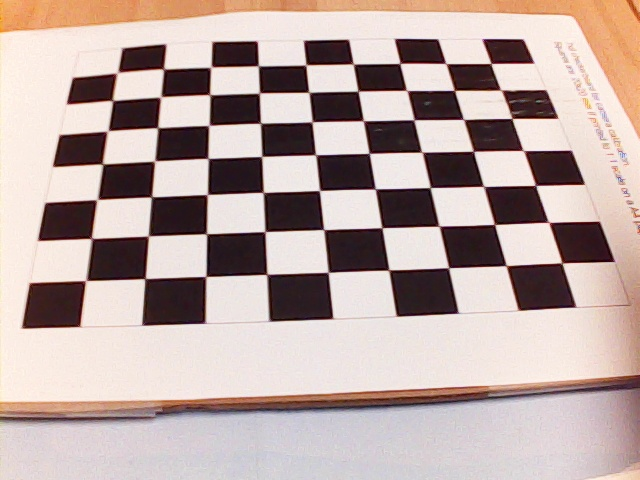
#> input picture SavedImage6.jpg, 640 x 480 px, given in place of the camera
$ jupyter execute --allow-errors CaptureImage.ipynb
#> lines starting #> are read from the running program, lines starting #| are printed output that depends on the picture; after the words box and inside, x2 and y2 are one past the last pixel; in counts of white or black regions, pixels touching at a corner belong together
[cell 1]
import time
import enum
import math
import numpy as np
from Arm_Lib import Arm_Device
import cv2
import ipywidgets.widgets as widgets
import os
import glob
#> (the rest of this cell did not finish here and is left out)

[cell 2]
# Captuure and Display Image
# [8 lines left out: function captureImage, not called in this run]

def captureImage_new():
    for i in range(5):
        time.sleep(0.25)
        camera = cv2.VideoCapture(0)
        if camera is not None:
            ret, image = camera.read()
            if ret:
                return ret, image

# [5 lines left out: function displayImage, not called in this run]

[cell 3]
def move_joints(q, speedtime=100):
    for jnum in range(1, q.shape[0]+1):
        dofbot.moveJoint(jnum, q[jnum-1], speedtime)
        time.sleep(0.05)

[cell 4]
# [10 lines left out: function take_pictures, not called in this run]

[cell 5]
q_initial = np.array([90, 90, 45, 0, 90, 90])
#> (the rest of this cell did not finish here and is left out)


#take_pictures()

# termination criteria
criteria = (cv2.TERM_CRITERIA_EPS + cv2.TERM_CRITERIA_MAX_ITER, 30, 0.001)

# prepare object points, like (0,0,0), (1,0,0), (2,0,0) ....,(6,5,0)
objp = np.zeros((9*7,3), np.float32)
objp[:,:2] = np.mgrid[0:9,0:7].T.reshape(-1,2)

# Arrays to store object points and image points from all the images.
objpoints = [] # 3d point in real world space
imgpoints = [] # 2d points in image plane.

images = glob.glob('*.jpg')
img = cv2.imread('SavedImage0.jpg')
gray = cv2.cvtColor(img, cv2.COLOR_BGR2GRAY)


for fname in images:
    img = cv2.imread(fname)
    # Find the chess board corners
    gray = cv2.cvtColor(img, cv2.COLOR_BGR2GRAY)
    ret, corners = cv2.findChessboardCorners(gray, (9,7), None)
    # If found, add object points, image points (after refining them)
    if ret == True:
        objpoints.append(objp)
        corners2 = cv2.cornerSubPix(gray,corners, (20,20), (-1,-1), criteria)
        imgpoints.append(corners2)
        # [8 lines of commented-out code are left out]
ret, mtx, dist, rvecs, tvecs = cv2.calibrateCamera(objpoints, imgpoints, gray.shape[::-1], None, None)
print("DISTORTION COEFFICENTS")
print(dist)
# Undistortion
img = cv2.imread('SavedImage2.jpg')
h,  w = img.shape[:2]
newcameramtx, roi = cv2.getOptimalNewCameraMatrix(mtx, dist, (w,h), 1, (w,h))
#print(newcameramtx)
#cv2.imwrite('test.jpg', img)
dst = cv2.undistort(img, mtx, dist, None, newcameramtx)

# crop the image
x, y, w, h = roi
dst = dst[y:y+h, x:x+w]
cv2.imwrite('calibresult.png', dst)

# Re-projection error
mean_error = 0
for i in range(len(objpoints)):
    imgpoints2, _ = cv2.projectPoints(objpoints[i], rvecs[i], tvecs[i], mtx, dist)
    error = cv2.norm(imgpoints[i], imgpoints2, cv2.NORM_L2)/len(imgpoints2)
    mean_error += error
print( "total error: {}".format(mean_error/len(objpoints)) )

q_initial = np.array([90, 90, 45, 0, 90, 90])
move_joints(q_initial, 500)
print("OLD CAMERA MATRIX")
print(mtx)
print("CAMERA MATRIX")
print(newcameramtx)
print("DISTORTION")
print(roi)

[cell 6]
def dist():
    ret, frame = captureImage_new()
#> in captureImage_new, image is the input picture: shape (480, 640, 3); mean B, G, R 163.8, 168.2, 186.8
#> ret = True
    #crop_img = frame[60:120, 0:160] # SEE IF THIS IS NECESSARY, MIGHT NOT BE
    #print("Width:", len(frame))       # Width of image is 680
    #print("Height:", len(frame[0]))   # Height of image is 480

    gray = cv2.cvtColor(frame, cv2.COLOR_BGR2GRAY)
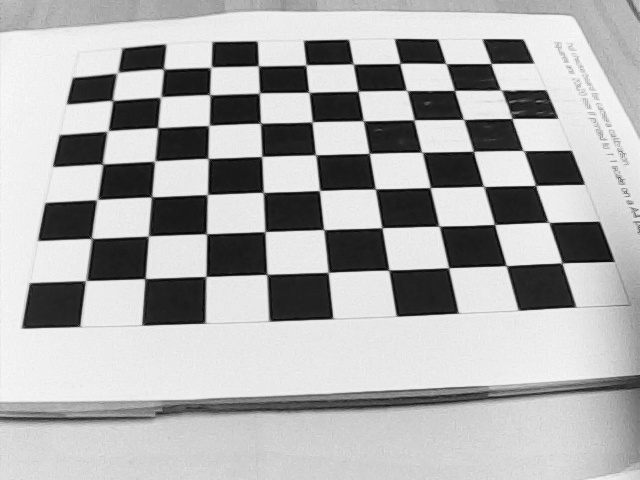
#> gray: shape (480, 640); min 2, max 248, mean 173.3
    blur = cv2.GaussianBlur(gray, (5,5), 0) # Constants might need to be changed here
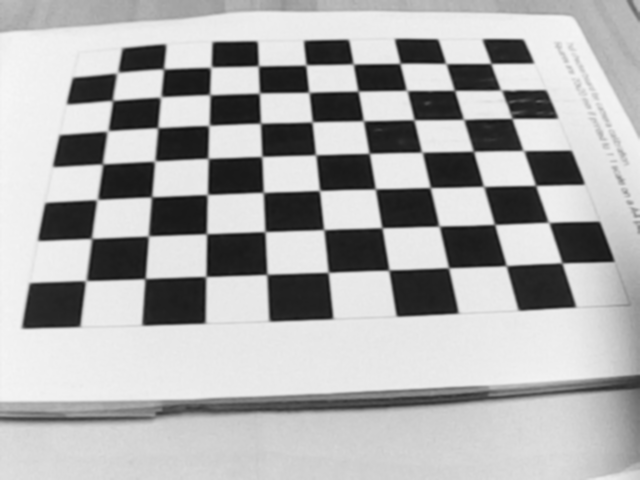
#> blur: shape (480, 640); min 18, max 246, mean 173.3
    ret, thresh = cv2.threshold(blur, 60, 255, cv2.THRESH_BINARY_INV)
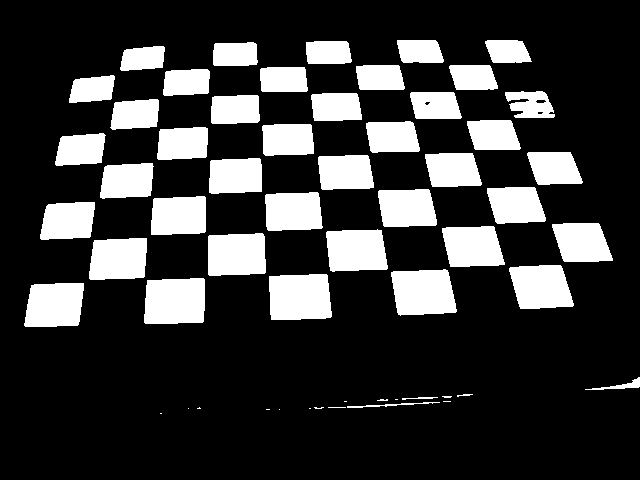
#> thresh: shape (480, 640); 21.3% white; 57 white regions (13 under 20 px)

    contours, hierarchy = cv2.findContours(thresh.copy(), 1, cv2.CHAIN_APPROX_NONE)
#> contours = 60 contours, 17 with area under 20; largest, box (x1, y1, x2, y2) and area: (269, 274, 332, 320) 2581, (144, 278, 205, 324) 2542, (391, 269, 457, 316) 2480, (24, 283, 84, 327) 2240, (208, 233, 266, 276) 2238

    # Select the largest contour and find its center
    if len(contours) > 0:
        c = max(contours, key=cv2.contourArea)
#> c = contour of 202 points, box (x1, y1, x2, y2) (269, 274, 332, 320), area 2581
        M = cv2.moments(c)
#> M = moments, m00 2581, centre m10/m00, m01/m00 = (299.4, 296.8)
        # [7 lines of commented-out code are left out]

        cv2.line(frame,(320,468),(320,478),(255,0,0),1)
#> frame: shape (480, 640, 3); under 0.01% of pixels changed, all inside (x1, y1, x2, y2) = (320, 468, 321, 479)
        cv2.line(frame,(300,478),(340,478),(255,0,0),1)
#> frame: shape (480, 640, 3); mean B, G, R 163.8, 168.2, 186.8
        cv2.drawContours(frame, max(contours, key=cv2.contourArea), -1, (0, 255, 0), 1)
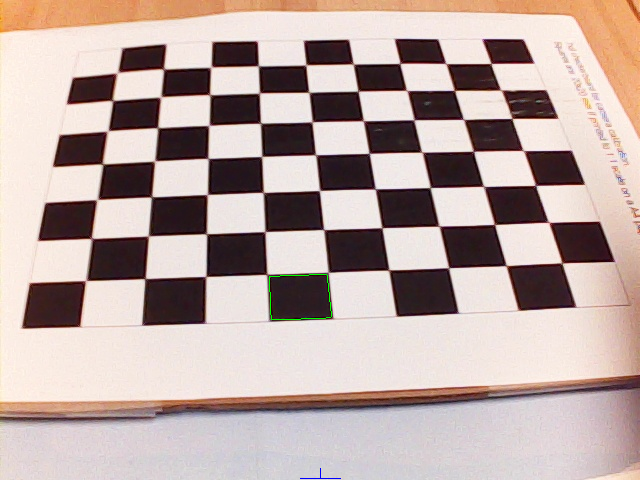
#> frame: shape (480, 640, 3); mean B, G, R 163.8, 168.4, 186.8

        '''
        if cx >= 120:
            print("Turn Left")
        if cx < 120 and cx > 50:
            print("On Track")
        if cx <= 50:
            print("Turn right")
        '''
    else:
        return 0, 0
        #print("I dont see the line")


    iw = widgets.Image(format='jpg', width=len(frame), height=len(frame[0]))
    iw.value = bytes(cv2.imencode('.jpg',frame)[1])
    cv2.imwrite('TEST'+'.jpg', frame)

    # Find closest point along contour
    end_effector = np.array([320,480])
    obstacle = max(contours, key=cv2.contourArea)
#> obstacle has the same summary as c
    obstacle = np.reshape(obstacle, (obstacle.shape[0], obstacle.shape[2]))
#> obstacle = 202 pairs, first value 269 to 331, second value 274 to 319

    min_dist = np.linalg.norm(obstacle[0,:]-end_effector)
#> min_dist = 206.3
    min_val = []

    if obstacle.shape[0] < 100:
        return 0, 0

    for val in obstacle:
        dist = np.linalg.norm(val-end_effector)
        if dist < min_dist:
            min_dist = dist
            min_val = val
#> this loop made 202 passes
#> dist on passes 2, 47, 48, 49, 50, 51, 52, 53, 54, 55, 56, 57: 205.4, 204.5, 203.5, 202.5, 201.6, 200.6, 199.6, 198.7, 197.7, 196.7, 195.8, 194.5
#> dist on pass 100: 164.3
#> after the loop, min_dist = 162; min_val = [320, 318]

    #print(obstacle.shape)
    #print("The min distance is:", min_dist)
    #print("The min distance location is:", min_val)

    return min_dist, min_val

[cell 7]

def attract_goal(q, qd, k):
    return -k*(q-qd)

# [25 lines left out: functions repel_goal, object_avoidance, not called in this run]

[cell 8]
q_initial = np.array([90, 90, 15, 0, 90, 170])
q_final = np.array([100, 40, 60, 40, 90, 170])
#> (the rest of this cell did not finish here and is left out)

[cell 9]
q_temp = np.array([93, 90, 15, 0, 90, 170])
#> (the rest of this cell did not finish here and is left out)

[cell 10]
min_dist, min_val = dist()
#> min_dist = 162; min_val = [320, 318]

$ run again, on SavedImage7.jpg
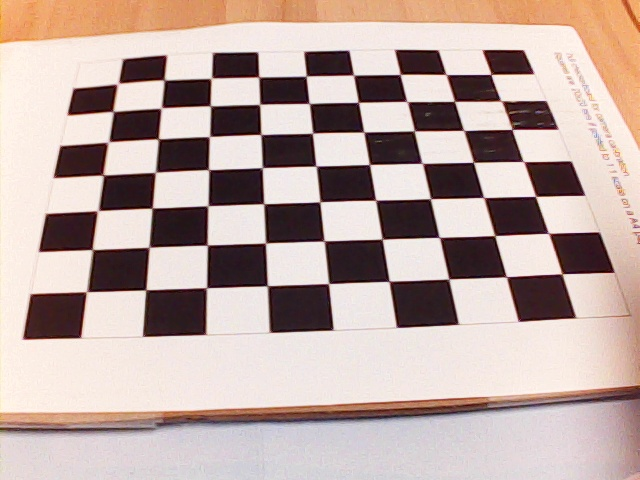
#> input picture SavedImage7.jpg, 640 x 480 px, given in place of the camera
#> in captureImage_new, image is the input picture: shape (480, 640, 3); mean B, G, R 163.3, 169, 189
#> ret = True
#> in dist, `ret, thresh = cv2.threshold(blur, 60, 255, cv2.THRESH_BINARY_INV)`:
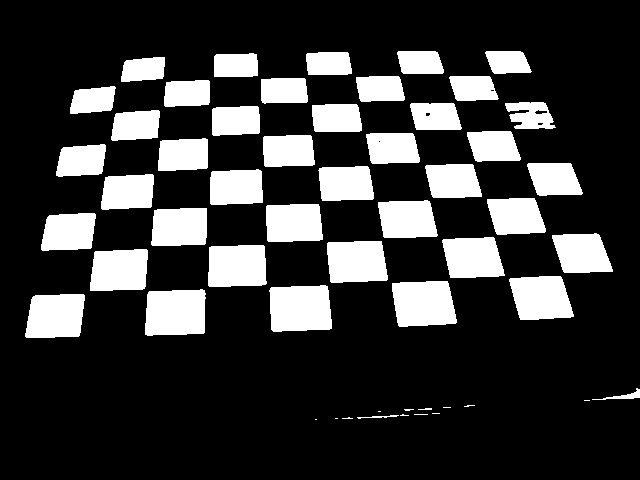
#> thresh: shape (480, 640); 21.2% white; 54 white regions (11 under 20 px)
#> contours = 59 contours, 16 with area under 20; largest, box (x1, y1, x2, y2) and area: (269, 285, 332, 332) 2565, (145, 289, 206, 336) 2514, (392, 281, 457, 327) 2467, (208, 245, 267, 287) 2232, (25, 294, 85, 338) 2228
#> c = contour of 200 points, box (x1, y1, x2, y2) (269, 285, 332, 332), area 2565
#> M = moments, m00 2565, centre m10/m00, m01/m00 = (299.8, 308.2)
#> in dist, `cv2.drawContours(frame, max(contours, key=cv2.contourArea), -1, (0, 25..`:
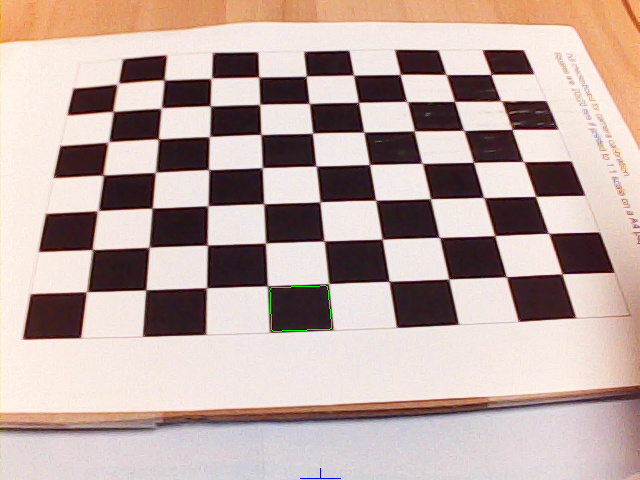
#> frame: shape (480, 640, 3); mean B, G, R 163.3, 169.1, 188.9
#> in dist, `obstacle = max(contours, key=cv2.contourArea)`: obstacle has the same summary as c
#> in dist, `obstacle = np.reshape(obstacle, (obstacle.shape[0], obstacle.shape[2]))`: obstacle = 200 pairs, first value 269 to 331, second value 285 to 331
#> in dist, `min_dist = np.linalg.norm(obstacle[0,:]-end_effector)`: min_dist = 195
#> the loop in dist, `for val in obstacle:` made 200 passes
#> dist on passes 2, 56, 57, 58, 59, 60, 61, 62: 194, 193.6, 192.6, 191.6, 190.7, 189.7, 188.7, 187.8
#> after the loop in dist, `for val in obstacle:`: min_dist = 150.7; min_val = [306, 330]
#> `min_dist, min_val = dist()`: min_dist = 150.7; min_val = [306, 330]

$ run again, on SavedImage8.jpg
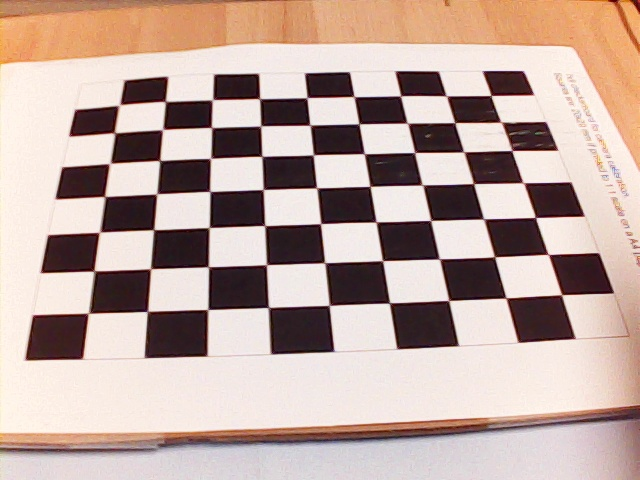
#> input picture SavedImage8.jpg, 640 x 480 px, given in place of the camera
#> in captureImage_new, image is the input picture: shape (480, 640, 3); mean B, G, R 159.9, 167.8, 190.1
#> ret = True
#> in dist, `ret, thresh = cv2.threshold(blur, 60, 255, cv2.THRESH_BINARY_INV)`:
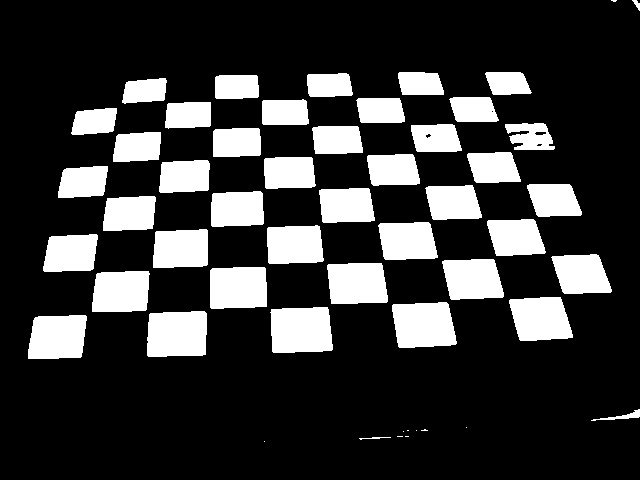
#> thresh: shape (480, 640); 21.1% white; 52 white regions (9 under 20 px)
#> contours = 56 contours, 13 with area under 20; largest, box (x1, y1, x2, y2) and area: (270, 307, 333, 353) 2539, (147, 311, 207, 357) 2496, (392, 302, 457, 348) 2445, (28, 315, 87, 359) 2210, (210, 267, 267, 309) 2202
#> c = contour of 200 points, box (x1, y1, x2, y2) (270, 307, 333, 353), area 2539
#> M = moments, m00 2539, centre m10/m00, m01/m00 = (300.6, 329.8)
#> in dist, `cv2.drawContours(frame, max(contours, key=cv2.contourArea), -1, (0, 25..`:
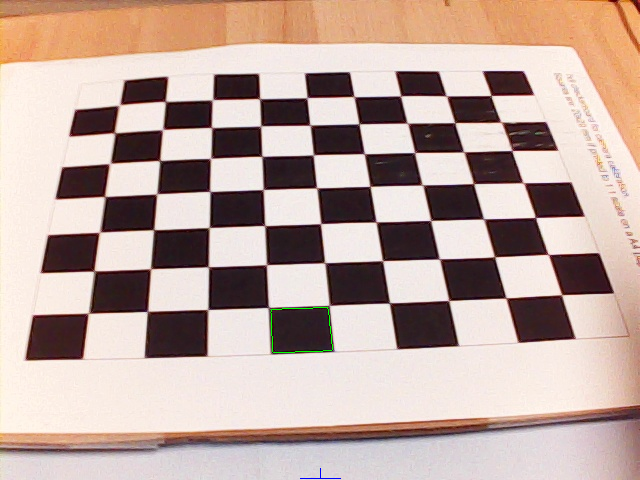
#> frame: shape (480, 640, 3); mean B, G, R 159.9, 167.9, 190
#> in dist, `obstacle = max(contours, key=cv2.contourArea)`: obstacle has the same summary as c
#> in dist, `obstacle = np.reshape(obstacle, (obstacle.shape[0], obstacle.shape[2]))`: obstacle = 200 pairs, first value 270 to 332, second value 307 to 352
#> in dist, `min_dist = np.linalg.norm(obstacle[0,:]-end_effector)`: min_dist = 173.1
#> the loop in dist, `for val in obstacle:` made 200 passes
#> dist on passes 2, 49, 50, 51, 52, 53, 54, 55: 172.2, 172.1, 171.2, 170.2, 169.2, 168.3, 167.3, 166.4
#> after the loop in dist, `for val in obstacle:`: min_dist = 129; min_val = [320, 351]
#> `min_dist, min_val = dist()`: min_dist = 129; min_val = [320, 351]

$ run again, on SavedImage9.jpg
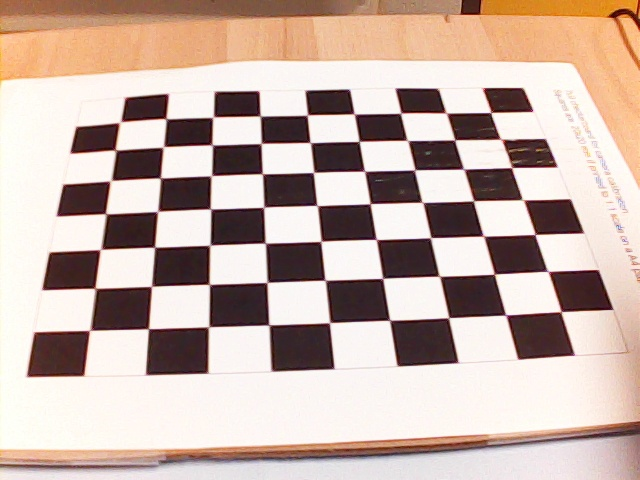
#> input picture SavedImage9.jpg, 640 x 480 px, given in place of the camera
#> in captureImage_new, image is the input picture: shape (480, 640, 3); mean B, G, R 168.3, 177.6, 198.3
#> ret = True
#> in dist, `ret, thresh = cv2.threshold(blur, 60, 255, cv2.THRESH_BINARY_INV)`:
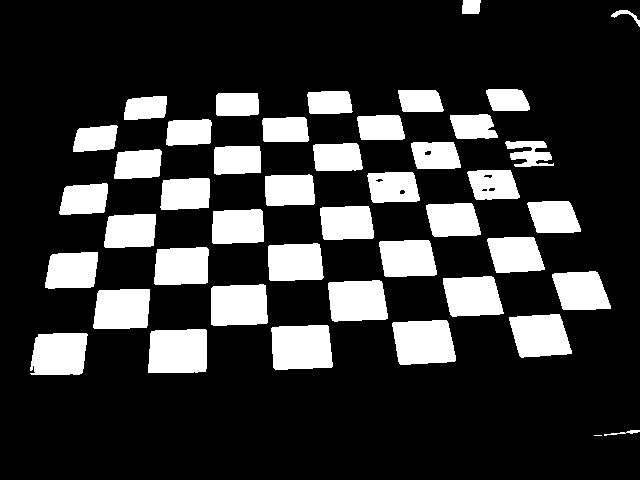
#> thresh: shape (480, 640); 20.2% white; 44 white regions (1 under 20 px)
#> contours = 50 contours, 2 with area under 20; largest, box (x1, y1, x2, y2) and area: (271, 325, 333, 370) 2432, (148, 329, 207, 373) 2385, (392, 320, 456, 365) 2347, (211, 284, 268, 326) 2132, (328, 280, 388, 322) 2108
#> c = contour of 195 points, box (x1, y1, x2, y2) (271, 325, 333, 370), area 2432
#> M = moments, m00 2431.5, centre m10/m00, m01/m00 = (301.1, 347)
#> in dist, `cv2.drawContours(frame, max(contours, key=cv2.contourArea), -1, (0, 25..`:
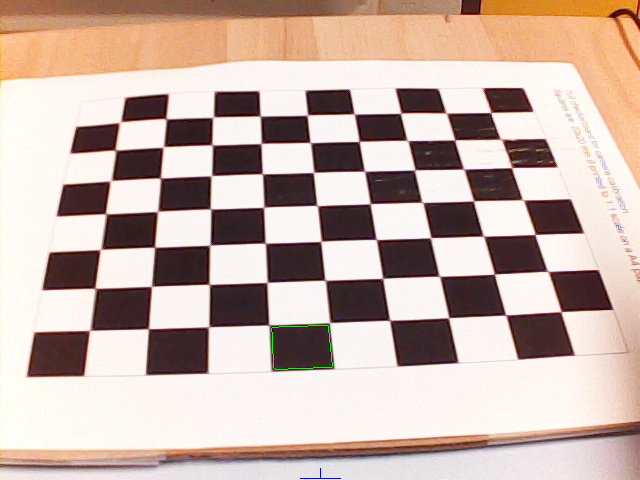
#> frame: shape (480, 640, 3); mean B, G, R 168.3, 177.7, 198.2
#> in dist, `obstacle = max(contours, key=cv2.contourArea)`: obstacle has the same summary as c
#> in dist, `obstacle = np.reshape(obstacle, (obstacle.shape[0], obstacle.shape[2]))`: obstacle = 195 pairs, first value 271 to 332, second value 325 to 369
#> in dist, `min_dist = np.linalg.norm(obstacle[0,:]-end_effector)`: min_dist = 155.5
#> the loop in dist, `for val in obstacle:` made 195 passes
#> dist on passes 2, 44, 45, 46, 47, 48, 49, 50: 154.5, 153.7, 152.7, 151.8, 150.8, 149.9, 148.9, 148
#> after the loop in dist, `for val in obstacle:`: min_dist = 112.3; min_val = [312, 368]
#> `min_dist, min_val = dist()`: min_dist = 112.3; min_val = [312, 368]
